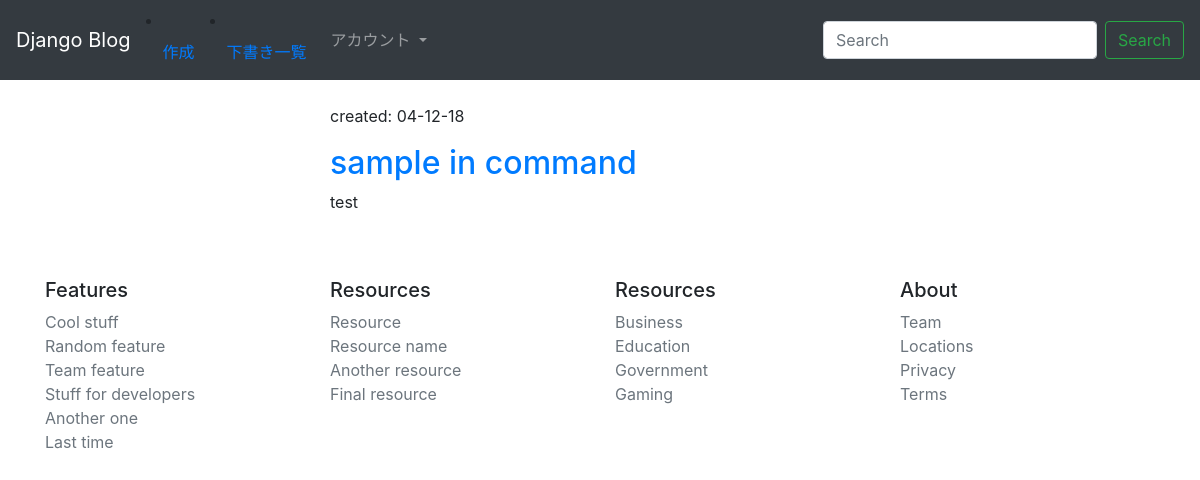
The page /draft/ (signed in) on the database as committed earlier.
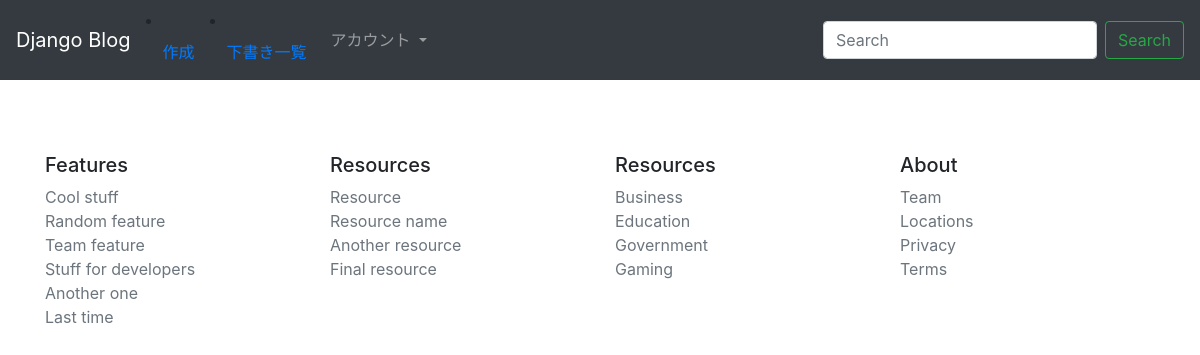
The same page on the database as committed later.
### blog/models.py (models this page shows, shortened)
class Post(models.Model):
    author = models.ForeignKey(
        "auth.User", on_delete=models.CASCADE)
    title = models.CharField(max_length=200)
    text = models.TextField()
    created_date = models.DateTimeField(default=timezone.now)
    published_date = models.DateTimeField(blank=True, null=True)

### blog/views.py (the view)
# urls.py: path("draft/", views.post_draft_list, name="post_draft_list"),
@login_required
def post_draft_list(request):
    posts = Post.objects.filter(
        published_date__isnull=True).order_by("created_date")
    return render(request, "blog/post_draft_list.html", {"posts": posts})

### blog/templates/blog/post_draft_list.html
{% extends 'blog/base.html' %}
{% block content %}
{% for post in posts %}
<p>created: {{ post.created_date|date:"d-m-y" }}</p>
<h2><a href="{% url "post_detail" pk=post.pk %}">{{ post.title }}</a></h2>
<p>{{ post.text|truncatechars:200 }}</p>
{% endfor %}
{% endblock  %}

Rows that differ between the two databases and show on the page:
no longer on this page (row edited): Post: created_date "04-12-18", title "sample in command", text "test"
